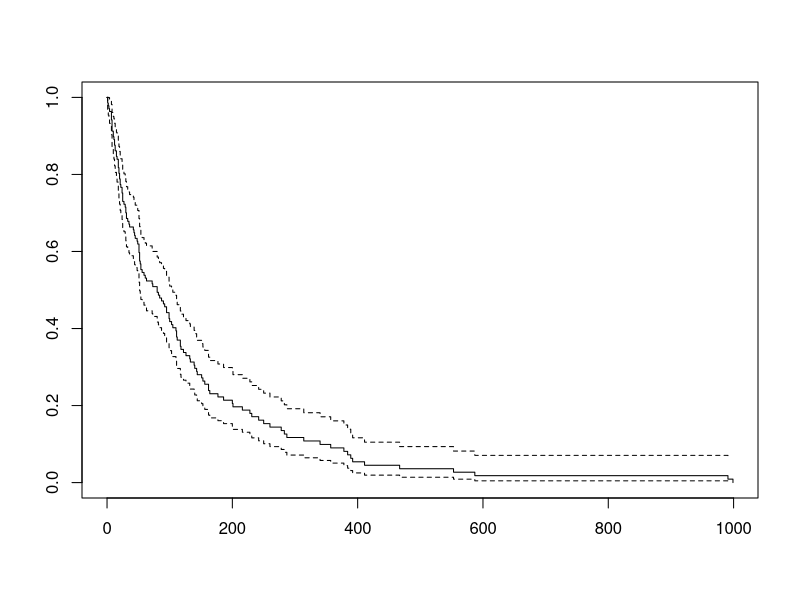
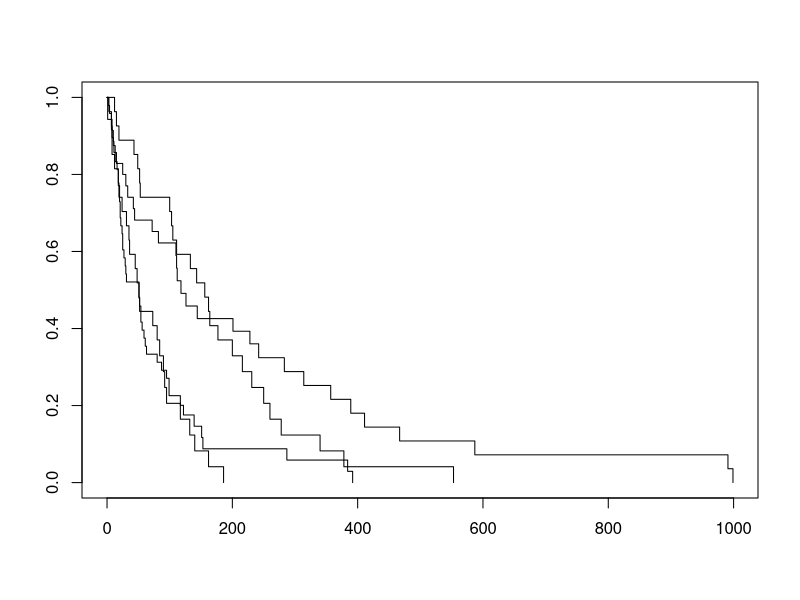

These figures' R source, in order:
## ---- chunk 1
library(survival)
data(veteran)
head(veteran)
Surv.1 <- with(veteran, Surv(time, status))
survfit.1 <- survfit(Surv.1 ~ 1)
plot(survfit.1)
## ---- chunk 2
survfit.2 <- survfit(Surv.1 ~ veteran$celltype)
plot(survfit.2)
## ---- chunk 3
coxph(Surv.1 ~ celltype, data = veteran)
